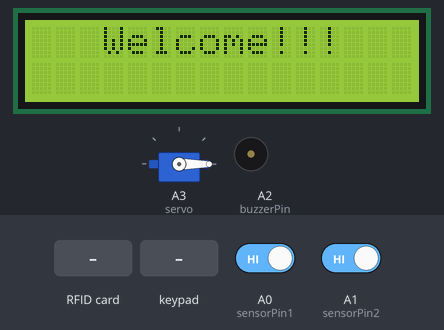
The sketch below on a simulated Arduino Nano, built with avr-gcc and run on an emulated ATmega328P. On the bench: 16×2 character LCD, servo, buzzer (waves = sounding, pin HIGH). Inputs (shaded band) come from the test bench; at power-on: A0 (sensorPin1) HIGH, A1 (sensorPin2) HIGH. Pins used as bus, display or sensor lines are not drawn.

Above: at 4.3 s.
4.4 s: RFID card D3 DC C1 01 held to the reader
At 5.7 s:
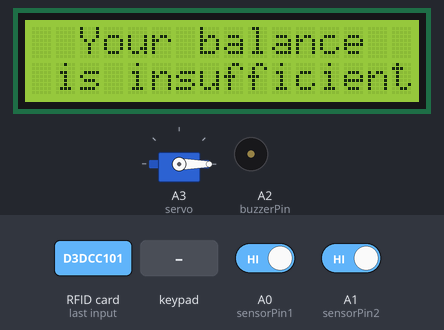
7.4 s: A0 (sensorPin1) driven LOW
At 10.3 s:
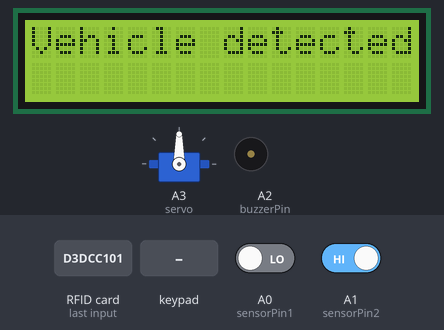
10.4 s: RFID card 24 EA 29 03 held to the reader
13.4 s: key 'A' pressed
At 18.1 s:
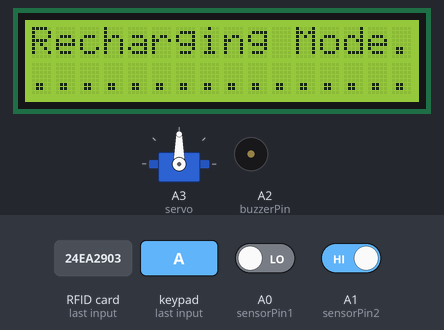
19.4 s: keypad keys 9 8 7 6 # pressed 0.4 s apart
At 24.2 s:
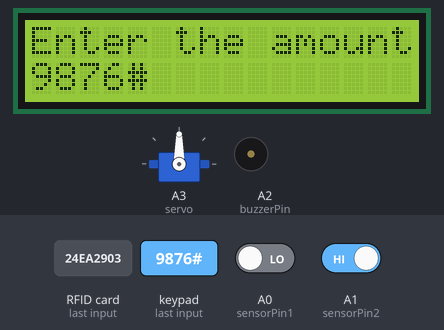
24.4 s: key 'B' pressed
At 24.7 s:
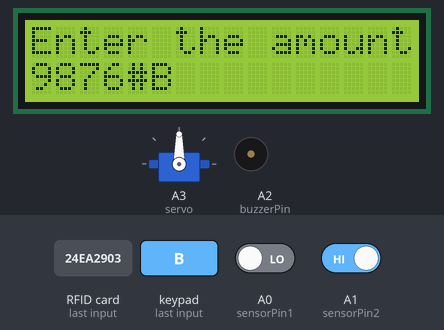
Timing chart, 0 to 26.9 s (numbered marks = the images above; inputs shaded):
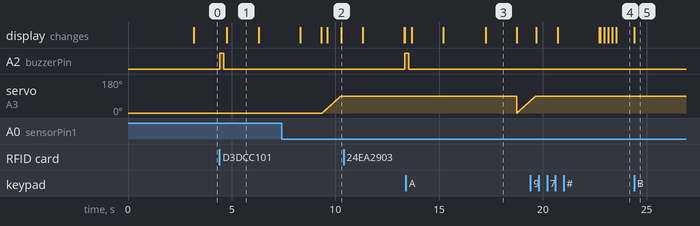

The sketch:

TollSystem.ino
```cpp
#include <SPI.h>
#include <MFRC522.h>
#include <Wire.h>
#include <LiquidCrystal_I2C.h>
#include <Keypad.h>
#include <Servo.h>

LiquidCrystal_I2C lcd(0x27, 16, 2);

Servo servo;
int servoPos = 0;

#define sensorPin1 A0
#define sensorPin2 A1
#define buzzerPin A2

int senVal1 = 0;
int senVal2 = 0;

#define RST_PIN A6
#define SS_PIN 10

int card1Balance = 5000;
int card2Balance = 300;

#define num 7
char Data[num];
byte data_count = 0;

String num1, num2, card;
int a, b;
char Key;

bool recharge = true;

MFRC522 mfrc522(SS_PIN, RST_PIN);

int state = 0;

// Keypad setup
const byte ROWS = 4;
const byte COLS = 4;

char keys[ROWS][COLS] = {
  {'1','2','3','A'},
  {'4','5','6','B'},
  {'7','8','9','C'},
  {'*','0','#','D'}
};

byte rowPins[ROWS] = {9, 8, 7, 6};
byte colPins[COLS] = {5, 4, 3, 2};

Keypad keypad = Keypad(makeKeymap(keys), rowPins, colPins, ROWS, COLS);

// ---------- Function Prototypes ----------
void lcdPrint();
void LcdPrint();
void clearData();
void reCharge();
void sensorRead();
void rfid();
void KeyPad();
void servoDown();
void servoUp();

void setup() {
  lcd.init();
  lcd.backlight();
  Serial.begin(9600);

  servo.attach(A3);
  servo.write(0); // Start closed

  pinMode(sensorPin1, INPUT);
  pinMode(sensorPin2, INPUT);
  pinMode(buzzerPin, OUTPUT);

  SPI.begin();
  mfrc522.PCD_Init();

  lcd.setCursor(0, 0);
  lcd.print(" Automatic toll");
  lcd.setCursor(0, 1);
  lcd.print("collection system");
  delay(3000);
  lcd.clear();
}

void loop() {
  if (!recharge) {
    reCharge();
  } else {
    lcd.setCursor(0, 0);
    lcd.print("   Welcome!!!");
    sensorRead();
    rfid();
    KeyPad();

    if (senVal1 == 0) {
      servoDown();
      lcd.clear();
      lcd.setCursor(0, 0);
      lcd.print("Vehicle detected");
      delay(1000);
      lcd.clear();
      lcd.setCursor(0, 0);
      lcd.print("Put your card to");
      lcd.setCursor(0, 1);
      lcd.print("the reader......");
      delay(2000);
      lcd.clear();
    } else if (senVal2 == 0 && state == 1) {
      servoUp();
      lcd.clear();
      lcd.setCursor(0, 0);
      lcd.print("Have a safe");
      lcd.setCursor(0, 1);
      lcd.print("journey");
      delay(1000);
      lcd.clear();
      state = 0;
    }
  }
}

void servoDown() {
  for (servoPos = 0; servoPos <= 90; servoPos++) {
    servo.write(servoPos);
    delay(10);
  }
}

void servoUp() {
  for (servoPos = 90; servoPos >= 0; servoPos--) {
    servo.write(servoPos);
    delay(10);
  }
}

void sensorRead() {
  senVal1 = digitalRead(sensorPin1);
  senVal2 = digitalRead(sensorPin2);
}

void rfid() {
  if (!mfrc522.PICC_IsNewCardPresent() || !mfrc522.PICC_ReadCardSerial()) {
    return;
  }

  String content = "";
  for (byte i = 0; i < mfrc522.uid.size; i++) {
    content.concat(String(mfrc522.uid.uidByte[i] < 0x10 ? " 0" : " "));
    content.concat(String(mfrc522.uid.uidByte[i], HEX));
  }
  content.toUpperCase();

  if (content.substring(1) == "24 EA 29 03") {
    if (card1Balance >= 500) {
      lcdPrint();
      card1Balance -= 500;
      lcd.setCursor(9, 1);
      lcd.print(card1Balance);
      delay(2000);
      lcd.clear();
      state = 1;
    } else {
      card = content.substring(1);
      LcdPrint();
      lcd.setCursor(9, 1);
      lcd.print(card1Balance);
      lcd.print(" Tk");
      delay(2000);
      lcd.clear();
      lcd.setCursor(0, 0);
      lcd.print("Please Recharge");
      delay(1000);
      lcd.clear();
      state = 0;
    }
  } else if (content.substring(1) == "D3 DC C1 01") {
    if (card2Balance >= 500) {
      lcdPrint();
      card2Balance -= 500;
      lcd.setCursor(9, 1);
      lcd.print(card2Balance);
      delay(2000);
      lcd.clear();
      state = 1;
    } else {
      card = content.substring(1);
      LcdPrint();
      lcd.setCursor(9, 1);
      lcd.print(card2Balance);
      lcd.print(" Tk");
      delay(2000);
      lcd.clear();
      lcd.setCursor(0, 0);
      lcd.print("Please Recharge");
      delay(1000);
      lcd.clear();
      state = 0;
    }
  } else {
    digitalWrite(buzzerPin, HIGH);
    lcd.setCursor(0, 0);
    lcd.print("Unknown Vehicle");
    lcd.setCursor(0, 1);
    lcd.print("Access denied");
    delay(1500);
    lcd.clear();
    digitalWrite(buzzerPin, LOW);
  }
}

void KeyPad() {
  char key = keypad.getKey();
  if (key && key == 'A') {
    lcd.clear();
    lcd.setCursor(0, 0);
    lcd.print("Recharging Mode.");
    lcd.setCursor(0, 1);
    lcd.print("................");
    delay(1500);
    lcd.clear();
    recharge = false;
  }
}

void clearData() {
  while (data_count != 0) {
    Data[data_count--] = 0;
  }
}

void reCharge() {
  lcd.setCursor(0, 0);
  lcd.print("Enter the amount");

  char key = keypad.getKey();
  if (key) {
    if (key == 'D') {
      if (card == "24 EA 29 03") {
        num1 = Data;
        card1Balance += num1.toInt();
        lcd.clear();
        lcd.setCursor(0, 0);
        lcd.print("Your current");
        lcd.setCursor(0, 1);
        lcd.print("balance: ");
        lcd.print(card1Balance);
        lcd.print(" Tk");
        delay(3000);
        clearData();
        lcd.clear();
        recharge = true;
      } else if (card == "D3 DC C1 01") {
        num2 = Data;
        card2Balance += num2.toInt();
        lcd.clear();
        lcd.setCursor(0, 0);
        lcd.print("Your current");
        lcd.setCursor(0, 1);
        lcd.print("balance: ");
        lcd.print(card2Balance);
        lcd.print(" Tk");
        delay(3000);
        clearData();
        lcd.clear();
        recharge = true;
      }
    } else if (data_count < num - 1) {
      Data[data_count] = key;
      lcd.setCursor(data_count, 1);
      lcd.print(Data[data_count]);
      data_count++;
    }
  }
}

void lcdPrint() {
  digitalWrite(buzzerPin, HIGH);
  delay(200);
  digitalWrite(buzzerPin, LOW);
  delay(100);
  lcd.clear();
  lcd.setCursor(0, 0);
  lcd.print("  Successfully");
  lcd.setCursor(0, 1);
  lcd.print(" paid your bill");
  delay(1500);
  lcd.clear();
  lcd.setCursor(0, 0);
  lcd.print("Your Remaining");
  lcd.setCursor(0, 1);
  lcd.print("balance: ");
}

void LcdPrint() {
  digitalWrite(buzzerPin, HIGH);
  delay(200);
  digitalWrite(buzzerPin, LOW);
  delay(100);
  lcd.clear();
  lcd.setCursor(0, 0);
  lcd.print("  Your balance");
  lcd.setCursor(0, 1);
  lcd.print(" is insufficient");
  delay(1500);
  lcd.clear();
  lcd.setCursor(0, 0);
  lcd.print("Your Remaining");
  lcd.setCursor(0, 1);
  lcd.print("balance: ");
}
```

Measured:
- after the input at 4.4 s, A2 (buzzerPin): LOW → HIGH at once, → LOW 0.20 s later; the display: changes after 0.36 s (image 1)
- after the input at 7.4 s, servo on A3 (servo): moves from 0° to 90° over 0.92 s, starting after 2.0 s
- after the input at 10.4 s, A2 (buzzerPin): LOW → HIGH after 2.9 s; servo on A3 (servo): stays 90° (without the input it goes to 1° after 3.0 s)
- after the input at 13.4 s, the display: first differs from a run without the input after 3.8 s (image 3)
- after the input at 24.4 s, the display: changes at once (image 5)
- what the display in image 1 shows lasts 1.5 s, from 4.8 s to 6.3 s
